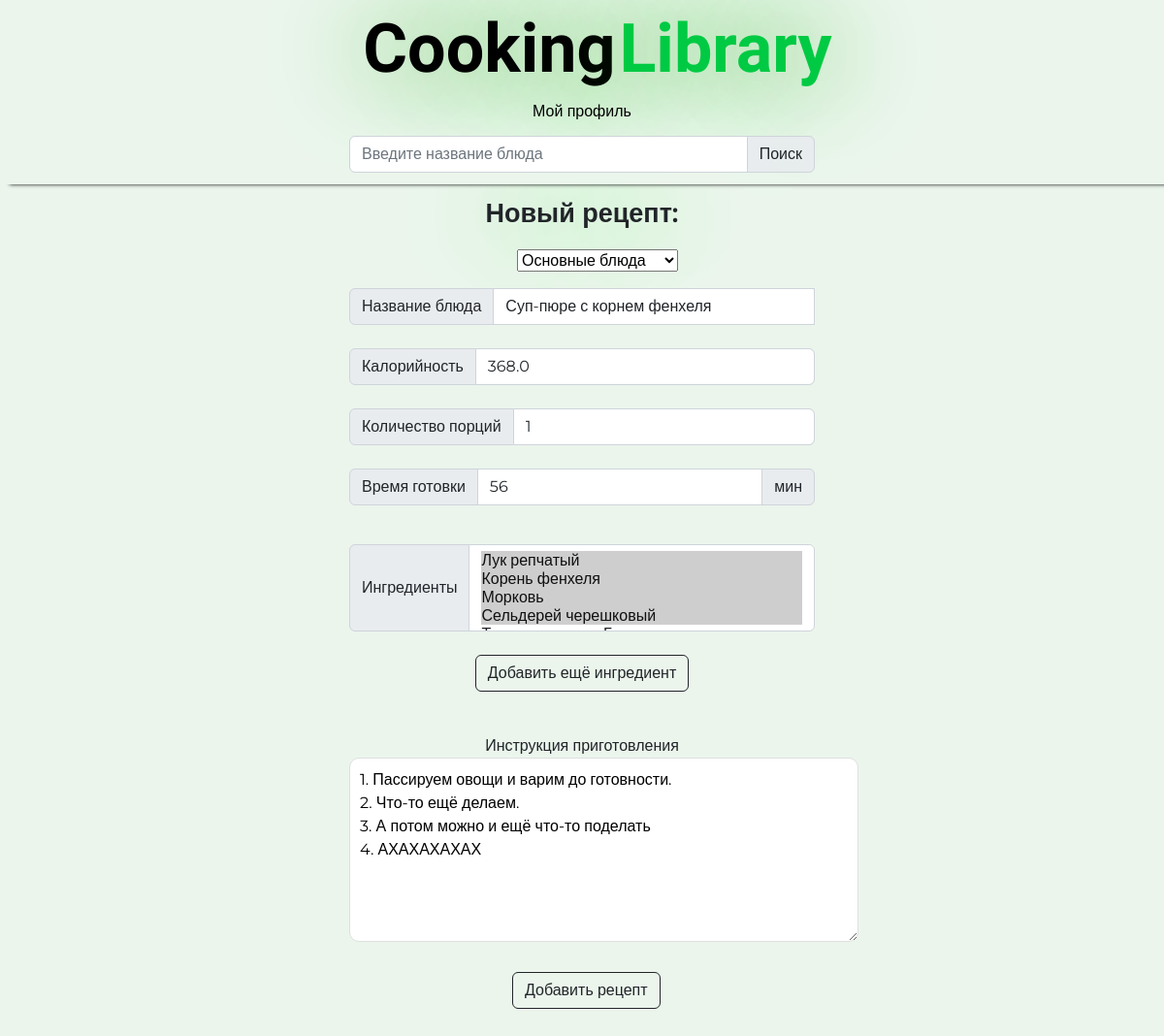
Screenshot of /recipe/sup-pyure-s-kornem-fenhelya/update with the database file from the repository.
### main/models.py (models this page shows, shortened)
class recipe(models.Model):
    title_recipe = models.CharField('Название рецепта', max_length=150)
    slug = models.SlugField(max_length=255, unique=True, db_index=True, verbose_name="URL", blank=True, null=True)
    count_servings = models.IntegerField('Количество порций', null=True, blank=True)
    count_calories = models.FloatField('Количество ККал', null=True, blank=True)
    need_time = models.IntegerField('Время готовки (в минутах)', null=True, blank=True)
    recipe_description = models.TextField('Описание рецепта')
    need_products = models.ManyToManyField('products', verbose_name='Необходимые продукты')
    CAT_CHOICES = [
        ('1', 'Завтраки'), ('2', 'Основные блюда'), ('3', 'Закуски'),
        ('4', 'Супы'), ('5', 'Салаты'), ('6', 'Выпечка и десерты')
    ]
    category = models.CharField(max_length=150, choices=CAT_CHOICES, default='1')
    fav_recs = models.ManyToManyField(User, verbose_name="Избранные рецепты", blank=True)
    class Meta:
        verbose_name = 'Рецепт'
        verbose_name_plural = 'Рецепты'

### main/views.py (the view)
# urls.py: path('recipe/<slug>/update', UpdRec.as_view(),name='update_recipe'),
class UpdRec(UpdateView):
    model = recipe
    template_name = 'main/addrecipe.html'
    form_class = AddRecipeForm

### main/models.py (called while the page is built)
    def __str__(self):
        return self.name_product

### main/templates/main/addrecipe.html (shortened to what this page needs)
{% load static %}
<!DOCTYPE html>
<html>
    <head>
        <link rel="stylesheet" href="{% static 'main/css/main.css' %}">
    </head>
    <body>
        <div class="hhead">
            <div id="header" title="На главную">
                <a href="{% url 'house' %}"><ul>
                    <p style="color: black;"> Cooking</p>
                    <p style="color: rgb(0, 202, 67);">Library</p>
                </ul></a>
            </div>
            <div id="header2">
                <div id="header21">
                    <a href="{% url 'profile_page' %}" title="Нажмите, чтобы перейти в свой профиль">Мой профиль</a>
                </div>
                <div id="header22" class="input-group flex-nowrap">
                    <input type="search" class="form-control" placeholder="Введите название блюда" aria-describedby="addon-wrapping">
                    <span class="input-group-text" id="search" width="100px">Поиск</span>
                </div>
            </div>
        </div>
        <form id="addrec" method="post" enctype="multipart/form-data">
            <p>Новый рецепт:</p>
            <div id="addrec1">
                <ul>{{ form.category }}</ul>
                <div class="input-group flex-nowrap">
                    <span class="input-group-text" id="nazvanie">Название блюда</span>
                    {{ form.title_recipe }}<br>
                </div><br>
                <div class="input-group flex-nowrap">
                    <span class="input-group-text" id="kkal">Калорийность</span>
                    {{ form.count_calories }}
                </div><br>
                <div class="input-group flex-nowrap">
                    <span class="input-group-text" id="kkal">Количество порций</span>
                    {{ form.count_servings }}
                </div><br>
                <div class="input-group mb-3">
                    <span class="input-group-text">Время готовки</span>
                    {{ form.need_time }}
                    <span class="input-group-text">мин</span>
                </div><br>
                <div class="input-group">
                    <span class="input-group-text">Ингредиенты</span>
                    {{ form.need_products }}
                </div><br>
                <a href="{% url 'addproduct_page'%}"><button type="button" style="margin-bottom: 20px;" class="btn btn-outline-dark">Добавить ещё ингредиент</button></a><br><br>
                <div class="form-group">
                    <label for="recipe">Инструкция приготовления</label><br>
                    {{ form.recipe_description }}
                </div><br>
            </div>
            <button type="submit" id="add" class="btn btn-outline-dark" style="margin-left: 44%;">Добавить рецепт</button>
        </form>
    </body>
</html>

### main/static/main/css/main.css (style rules this page uses)
* { padding: 0%; margin: 0%; }
body { background: #ebf5ec; font-family: 'Montserrat', sans-serif; }
.hhead { position: fixed; background: #ebf5ec; width: 100%; z-index: 1; top: 0; box-shadow: 10px 0px 4px black; }
#header a { text-decoration: none; }
#header ul { list-style: none; }
#header ul p { display: inline; font-size: 70px; }
#header { width: 100%; height: 90px; text-align: center; text-shadow: #1cb002 3px 0 100px; color: #fff; line-height: 100px; font-weight: bold; font-family: 'Cookie', cursive; }
#header2 { width: 100%; height: 100px; text-align: center; text-shadow: #1cb002 3px 0 100px; line-height: 50px; text-decoration: none; }
#header21 { width: 40%; margin-left: 30%; text-align: center; }
#header21 a { text-decoration: none; color: #000; }
#header22 { width: 40%; margin-left: 30%; }
#addrec { margin-top: 200px; margin-bottom: 100px; }
#addrec p { text-align: center; font-size: 27px; font-weight: 600; text-shadow: #1cb002 3px 0 100px; }
#addrec1 { width: 40%; text-align: center; margin-left: 30%; }
#recipe { border-radius: 10px; border-color: #dfdfdf; padding: 10px 10px 10px 10px; }

### rows the page displays
recipe: category "Основные блюда", title_recipe "Суп-пюре с корнем фенхеля", count_calories "368.0", count_servings "1", need_time "56", recipe_description "1. Пассируем овощи и варим до готовности. 2. Что-то ещё делаем. 3. А потом можно и ещё что-то поделать 4. АХАХАХАХАХ"
